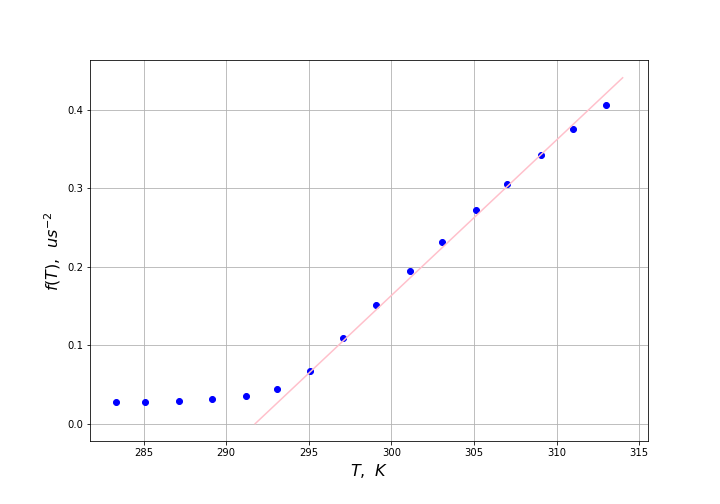

Source code (Python):
#Строит графики: 
#https://pythonworld.ru/novosti-mira-python/scientific-graphics-in-python.html - хороший сайт
#https://matplotlib.org/3.1.1/tutorials/introductory/pyplot.html#sphx-glr-tutorials-introductory-pyplot-py - оф.документация
import numpy as np
import matplotlib.pyplot as plt


plt.figure(figsize=(10,7)) #Настраивает размер графика, можно сделат побольше
plt.grid(True) #Включает разметку

#Массив значений по х
X = [283.296,
285.068,
287.126,
289.116,
291.174,
293.068,
295.048,
297.058,
299.058,
301.14,
303.072,
305.13,
307.024,
309.038,
311.014,
312.98
]
#Массив погрешности каждой точки по х (можно ввести только одно число, если погрешность единая)
X_err = 0.01

#Массив значений по y
Y = [0.027613271,
0.028135834,
0.029256126,
0.031297405,
0.035557831,
0.044457596,
0.066957391,
0.108926577,
0.151846937,
0.194416362,
0.232213869,
0.27199849,
0.305796277,
0.342465753,
0.375593061,
0.406442107
]
#I1 = [5*i for i in I1]
#Массив погрешности каждой точки по y (можно ввести только одно число, если погрешность единая)
Y_err = 0.1


#Массив значений для псевдо прямой
X1 = [0, 1]
#Массив погрешности каждой точки по y (можно ввести только одно число, если погрешность единая)
X1_err = 0

#Массив значений по I3
Y1 = [0, 1037.88]
#Массив погрешности каждой точки по y (можно ввести только одно число, если погрешность единая)
Y1_err = 0


#Нарисует график, можно подписать график или сменить цвет
#Насчет fmt и marker, их можно заменять. fmt - только точки, marker - точки+линия
plt.errorbar(X, Y, xerr = 0.01, yerr = 0, fmt = 'o', markersize = None, color ='blue', label = u'Зависимость тока I')
plt.errorbar([314, 291.75], [0.441,0], xerr = 0, yerr = 0, fmt = '-', markersize = None, color ='pink', label = u'Зависимость тока на катушке')
#plt.errorbar(X, I3, xerr = X_err, yerr = I3_err, fmt = 'o', markersize = None, color ='green', label = u'Зависимость тока на конденсаторе ')

#Сюда можно ещё раз вставить операцию с рисованием графика
#plt.title(r'$Зависимость\:I(x)$', size = 20)
#Где расположить подпись к графику (ПОСЛЕ ТОГО, как описали все графики)
#plt.legend(loc = 'upper left')
#Подпись к оси х
plt.xlabel(r'$T,\:\:K$', fontsize = 16)
#Подпись к оси y
plt.ylabel(r'$f(T),\:\:us^{-2}$', fontsize = 16)
#Увеличивает размер шрифта координатных осей (надо поставить цифру в labelsize)
plt.tick_params(axis='both', which='major', labelsize=None)
plt.savefig("plot1.png")
plt.show()
